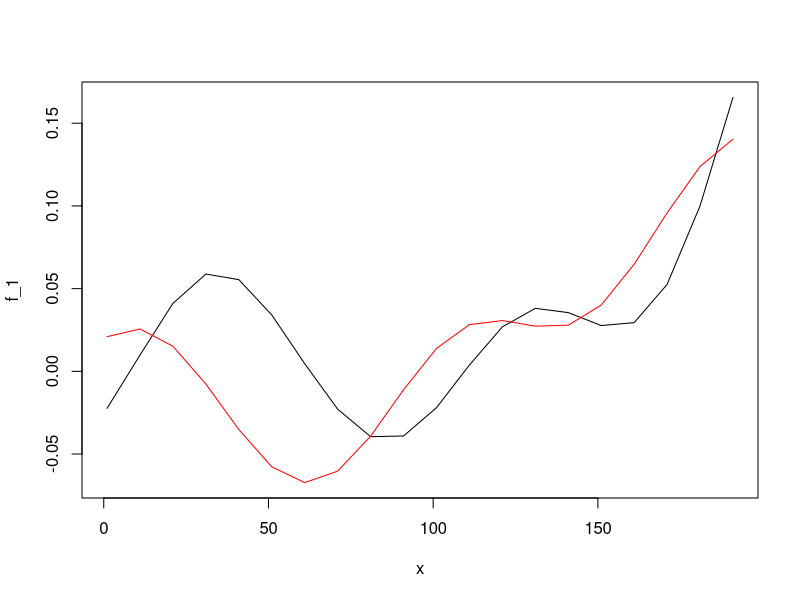

Generate this figure with R: (Note: this script raises an error after producing the figure.)
library(mvtnorm)

set.seed(100)

data_format = NULL

# Setting up the true parameters / functional curves ---------------------------
x = seq(1, 200, by = 10)

s1 = 28
s2 = 38

U_1 = 1/(s1*sqrt(2 * pi))
U_2 = 1/(s2*sqrt(2 * pi))

# covariance for f_1 and f_2 
# U_j exp(-(x-t)^2  /  2s_j^2)
K_1 = K_2 = matrix(nrow=length(x), ncol = length(x))

# Additional attempt for K_1 and K_2
# tau2 = 0.0001
# sigma2 = 0.00001
# d = tau2/sigma2
# ones = matrix(1,nrow=100, ncol=1)
# 
# V = sigma2 * (diag(rep(100,100)) + d * (ones %*% t(ones)))

rownum = 1
for(i in x) {
    colnum = 1
    for(j in x) {
        K_1[rownum, colnum] = U_1 * exp(-((i - j)^2) / (2 * s1^2))
        K_2[rownum, colnum] = U_2 * exp(-((i - j)^2) / (2 * s2^2))
        colnum = colnum + 1
    }
    rownum = rownum + 1
}

f_1 = rmvnorm(n = 1, mean = rep(0, length(x)), sigma = K_1)
f_2 = rmvnorm(n = 1, mean = rep(0, length(x)), sigma = K_2)
plot(x, f_1, type = 'l', ylim = c(min(min(f_1), min(f_2)), max(max(f_1), max(f_2))))
lines(x, f_2, col = 'red')

pars = c( 0,       # init
          -2, -2,  # beta
          0.00005, # sigma2
          s1, s2 , # s1 and s2
          f_1, f_2) 

# par_index = list( init=1, beta = 2:3, sigma2 = 4, s = 5:6,
#                   f1 = 7:205,
#                   f2 = 206:length(pars))
par_index = list( init=1, beta = 2:3, sigma2 = 4, s = 5:6,
                  f1 = 7:26,
                  f2 = 27:length(pars))

for(ind in 1:100){
    
    # Generate the z_i ------------------------------------------------------------
    # z_i iid
    # z_1 = sample(x = 1:2, size = length(x), prob = c(0.7,0.3), replace = T)
    
    # z_i markov
    init_prob = c(1, exp(pars[par_index$init]))
    init_prob = init_prob / sum(init_prob)
    
    tpm = matrix(c(1, exp(pars[par_index$beta][1]),
                   exp(pars[par_index$beta][2]), 1), nrow=2, byrow = T)
    tpm = tpm / rowSums(tpm)
    
    z_2 = sample(x = 1:2, size = 1, prob = init_prob)
    for(i in 2:length(x)){
        z_2 = c(z_2, sample(x = 1:2, size = 1, prob = tpm[tail(z_2, 1), ]))
    }
    
    # Generate the data -----------------------------------------------------------
    
    y_2 = NULL
    
    for(i in 1:length(x)) {
        # if(z_1[i] == 1) y_1 = c(y_1, f_1[i])
        # else y_1 = c(y_1, f_2[i])
        if(z_2[i] == 1) y_2 = c(y_2, pars[par_index$f1][i])
        else y_2 = c(y_2, pars[par_index$f2][i])
    }
    
    sigma2 = pars[par_index$sigma2]
    
    y_2 = y_2 + sqrt(sigma2) * rnorm(length(y_2))
    # points(x, y_2)
    
    temp = cbind(ind, y_2, x, z_2)
    data_format = rbind(data_format, temp)
}

colnames(data_format) = c('id', 'y', 'x', 'true_state')

save(data_format, file = 'Data/data_format_2.rda')
save(pars, file = 'Data/true_pars_2.rda')
save(par_index, file = 'Data/par_index_2.rda')



# Initial test of getting splines to fit data
# library(splines)
# 
# deg   = 3
# ndx   = deg * length(x)^(1/5) 
# xr    = max(x)
# xl    = min(x)
# xmax  = xr + 0.01 * (xr - xl)
# xmin  = xl - 0.01 * (xr - xl)
# dt    = (xmax - xmin) / ndx
# knots = seq(xmin - deg * dt, xmax + deg * dt, by = dt)
# B     = splineDesign(knots = knots, x = x, ord = deg + 1, derivs = 0,outer.ok = TRUE)
# 
# 
# # Fit model
# fit = lsfit(B, y_1, intercept = T)
# lines(x, cbind(1, B) %*% fit$coefficients, col = 2)



